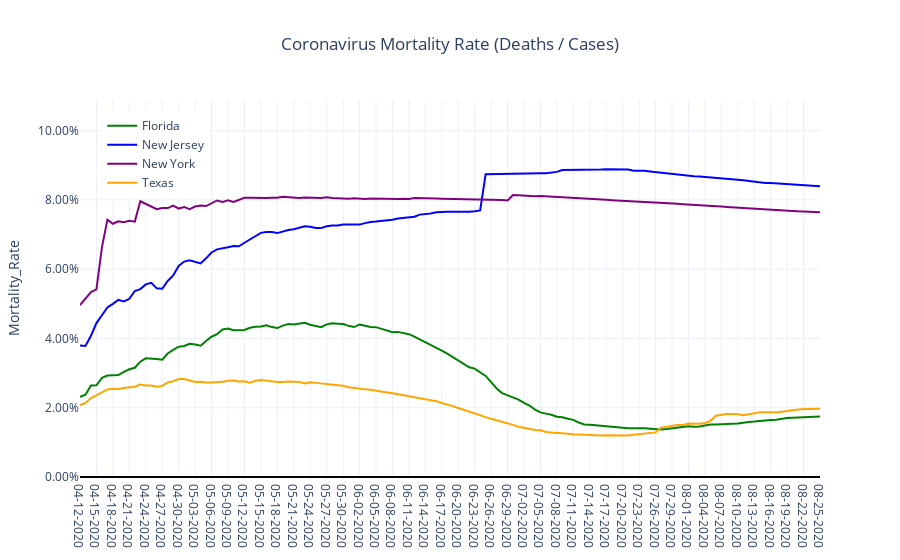

Write notebook code for a chart like this one.
### Code cell
countries_list = sorted(list(country_df['Country_Region'].unique()))

colors_dict = {'US Only NY':'purple',
              'US Only NJ':'blue',
              'US Only FL':'green',
              'US Only TX':'orange'}

rename_dict = {'US Only NY':'New York',
              'US Only NJ':'New Jersey',
              'US Only FL':'Florida',
              'US Only TX':'Texas'}


data = []

for mycountry in countries_list:
    data.append(go.Scatter(x=country_df[country_df['Country_Region']==mycountry]['Date'],
                               y=country_df[country_df['Country_Region']==mycountry]['Mortality_Rate'],
                               name = rename_dict[mycountry],
                               line = {'color':colors_dict[mycountry]}
                          )
                )


layout = go.Layout(
                showlegend = True,
                legend= dict(x=0.03,y=0.97),
                title='Coronavirus Mortality Rate (Deaths / Cases)',
                title_x= 0.5,
                yaxis={'title':'Mortality_Rate',
                       'tickformat':'.2%',
                       'range': [0.0,country_df['Mortality_Rate'].max()+0.02],
                       'zeroline':True,'zerolinecolor':'#000000','zerolinewidth':2.0},
                template='plotly_white')

fig = go.Figure(data=data,layout=layout)


iplot(fig)

### Figure 1 — Plotly figure (JSON) as saved in the notebook; plotly's stock layout.template omitted (floating-point values rounded to 4 significant figures; data arrays with more than 128 entries replaced by an {"elided": "..."} marker saying what was removed)
{"data": [{"line": {"color": "green"}, "name": "Florida", "type": "scatter", "x": {"elided": "136 str values"}, "y": {"elided": "136 float values"}}, {"line": {"color": "blue"}, "name": "New Jersey", "type": "scatter", "x": {"elided": "136 str values"}, "y": {"elided": "136 float values"}}, {"line": {"color": "purple"}, "name": "New York", "type": "scatter", "x": {"elided": "136 str values"}, "y": {"elided": "136 float values"}}, {"line": {"color": "orange"}, "name": "Texas", "type": "scatter", "x": {"elided": "136 str values"}, "y": {"elided": "136 float values"}}], "layout": {"legend": {"x": 0.03, "y": 0.97}, "showlegend": true, "title": {"text": "Coronavirus Mortality Rate (Deaths / Cases)", "x": 0.5}, "yaxis": {"range": [0, 0.1088], "tickformat": ".2%", "title": {"text": "Mortality_Rate"}, "zeroline": true, "zerolinecolor": "#000000", "zerolinewidth": 2}}}
